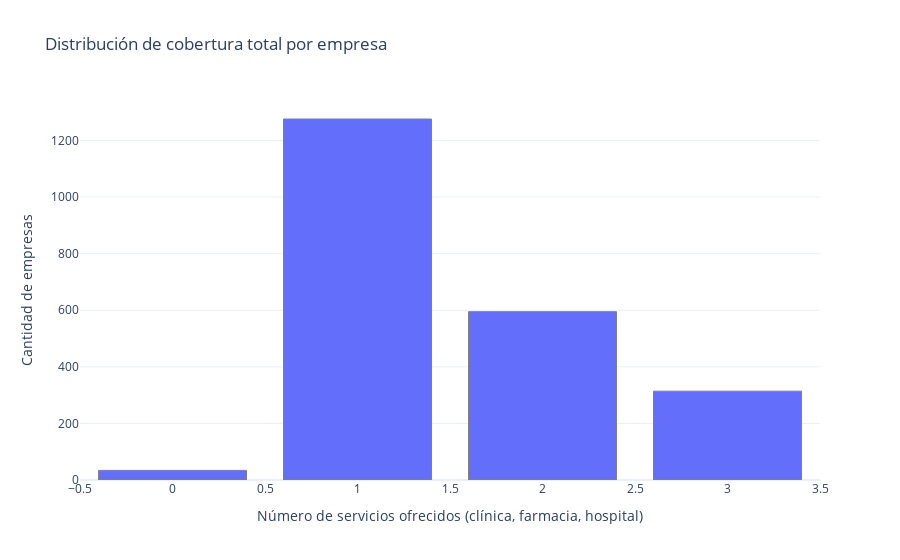

The notebook cell saved with this chart:
### Markdown cell above
Observamos que la capital del país es por mucho el lugar con mas veterinarias registradas, esto en gran medida se debe tanto a la concentración de la población en la zona y a las regulaciones mas estricas que hay en la capital.
La opción quiza mas viable para un nuevo hospital seria buscar un estado con gran crecimiento donde no haya un gran numero de negocios establecidos, por lo que Queretaro me pareceria una buena opción.

### Code cell
# Crear histograma de la dsitribucion de cobertura
fig = px.histogram(
    df,
    x='cobertura_total',
    nbins=6,
    title='Distribución de cobertura total por empresa',
    labels={'cobertura_total': 'Cobertura Total'},
    template='plotly_white',
    color_discrete_sequence=['#636EFA']
)
fig.update_layout(
    xaxis_title='Número de servicios ofrecidos (clínica, farmacia, hospital)',
    yaxis_title='Cantidad de empresas',
    bargap=0.2
)
fig.update_traces(marker_line_width=1, marker_line_color='gray')

# Mostrar gráfico
fig.show()

### Figure 1 — Plotly figure (JSON) as saved in the notebook; plotly's stock layout.template omitted (floating-point values rounded to 4 significant figures; data arrays with more than 128 entries replaced by an {"elided": "..."} marker saying what was removed)
{"data": [{"bingroup": "x", "hovertemplate": "Cobertura Total=%{x}<br>count=%{y}<extra></extra>", "legendgroup": "", "marker": {"color": "#636EFA", "line": {"color": "gray", "width": 1}, "pattern": {"shape": ""}}, "name": "", "nbinsx": 6, "orientation": "v", "showlegend": false, "type": "histogram", "x": {"elided": "2219 int values"}, "xaxis": "x", "yaxis": "y"}], "layout": {"bargap": 0.2, "barmode": "relative", "legend": {"tracegroupgap": 0}, "title": {"text": "Distribución de cobertura total por empresa"}, "xaxis": {"anchor": "y", "domain": [0, 1], "title": {"text": "Número de servicios ofrecidos (clínica, farmacia, hospital)"}}, "yaxis": {"anchor": "x", "domain": [0, 1], "title": {"text": "Cantidad de empresas"}}}}
